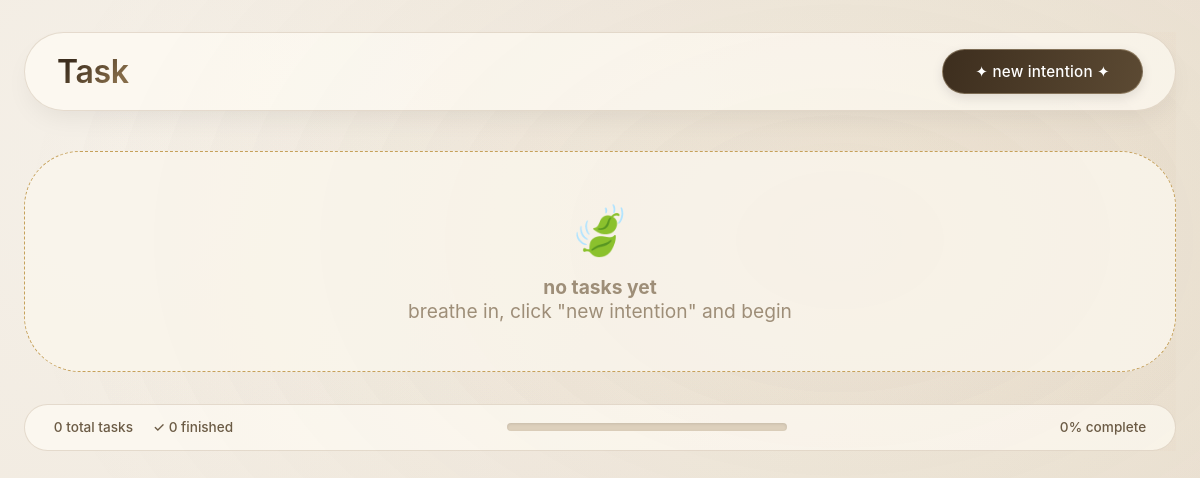
The page /todo/ on the database as committed earlier.
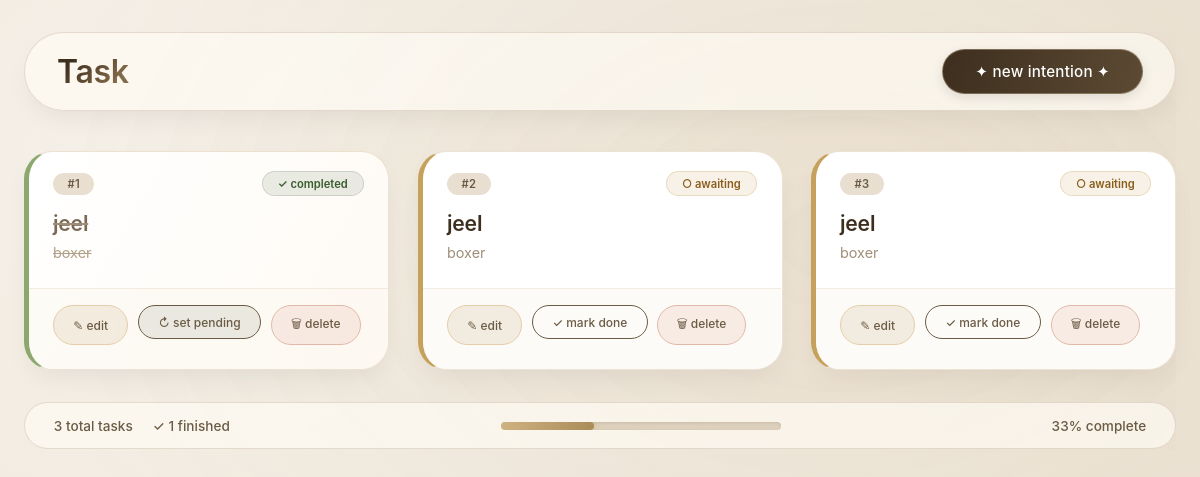
The same page on the database as committed later.
### models.py (models this page shows)
class ToDo(Base):
    __tablename__ = "todos"
    id = Column(Integer,primary_key = True, index = True)
    title = Column(String,index=True)
    description = Column(String , nullable = False)
    done = Column(Boolean,default = False)

### crud.py (the view)
@router.get('/')
def show_todos(request : Request, db : Session = Depends(get_db)):
    todos = db.query(ToDo).all()
    return templates.TemplateResponse(request, name='todo_list.html', context={"request": request, "todos": todos})

### templates/todo_list.html (shortened to what this page needs)
<!DOCTYPE html>
<html lang="en">
<head>
</head>
<body>
<div class="container">
    <div class="header-flex">
        <h1>Task</h1>
        <a href="/todo/create" class="btn-new">
            ✦  new intention ✦
        </a>
    </div>
    <div class="tasks-grid">
        {% if todos %}
            {% for todo in todos %}
            {% set card_status_class = "completed-task" if todo.done else "pending-task" %}
            <div class="task-card {{ card_status_class }}" data-id="{{ todo.id }}">
                <div class="card-header">
                    <div class="task-id-badge meta-chip">
                        <span>#{{ loop.index }}</span>
                    </div>
                    <div>
                        {% if todo.done %}
                        <span class="status-badge-modern status-completed-modern">
                            ✓ completed
                        </span>
                        {% else %}
                        <span class="status-badge-modern status-pending-modern">
                            ○ awaiting
                        </span>
                        {% endif %}
                    </div>
                </div>
                <div class="task-title">
                    {{ todo.title }}
                </div>
                <div class="task-description">
                    {{ todo.description|default('— no additional notes —') }}
                </div>
                <div class="action-group-modern">
                    <a href="/todo/update/{{ todo.id }}" class="action-btn-modern btn-edit-modern">
                        ✎ edit
                    </a>
                    <form action="/todo/toggle/{{ todo.id }}" method="POST" class="inline-form-modern">
                        {% if todo.done %}
                        <button type="submit" class="action-btn-modern btn-toggle-modern" style="background: rgba(70, 80, 55, 0.1);">
                            ↻ set pending
                        </button>
                        {% else %}
                        <button type="submit" class="action-btn-modern btn-toggle-modern">
                            ✓ mark done
                        </button>
                        {% endif %}
                    </form>
                    <a href="/todo/delete/{{ todo.id }}" class="action-btn-modern btn-delete-modern"
                       onclick="return confirm('⟡ Permanently remove this task? ⟡');">
                        🗑 delete
                    </a>
                </div>
            </div>
            {% endfor %}
        {% else %}
            <div class="empty-modern">
                <span style="font-size: 3rem; display: block; margin-bottom: 1rem;">🍃</span>
                <strong>no tasks yet</strong><br>
                breathe in, click "new intention" and begin
            </div>
        {% endif %}
    </div>
    <div class="stats-advanced">
        <div class="stats-text">
            {% set total = todos|length %}
            {% set completed = todos|selectattr('done')|list|length %}
            <span> {{ total }} total tasks</span>
            <span>✓ {{ completed }} finished</span>
        </div>
        <div class="progress-wrapper">
            <div class="progress-bar-bg">
                {% set percent = (completed / total * 100) if total > 0 else 0 %}
                <div class="progress-fill" style="width: {{ percent }}%;"></div>
            </div>
        </div>
        <div class="stats-text">
            {{ "%.0f"|format(percent) }}% complete
        </div>
    </div>
</div>
</body>
</html>

Rows that differ between the two databases and show on the page:
added ToDo: done "✓ completed", title "jeel", description "boxer"
added ToDo: done "○ awaiting", title "jeel", description "boxer"
added ToDo: done "○ awaiting", title "jeel", description "boxer"
Other text that changed with them:
{{ total }}: "0" → "3"
{{ completed }}: "0" → "1"
{{ "%.0f"|format(percent) }}: "0" → "33"
text no longer shown: "🍃 no tasks yet breathe in, click \"new intention\" and begin"
